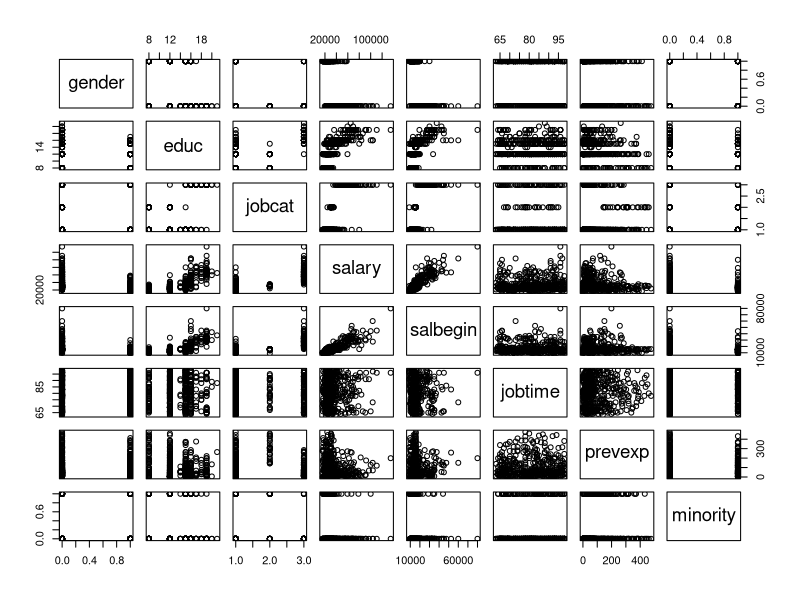
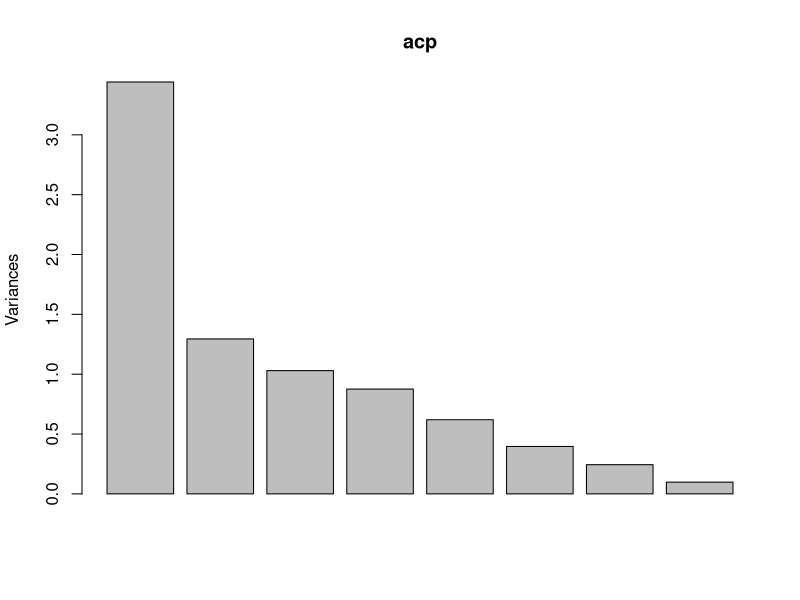
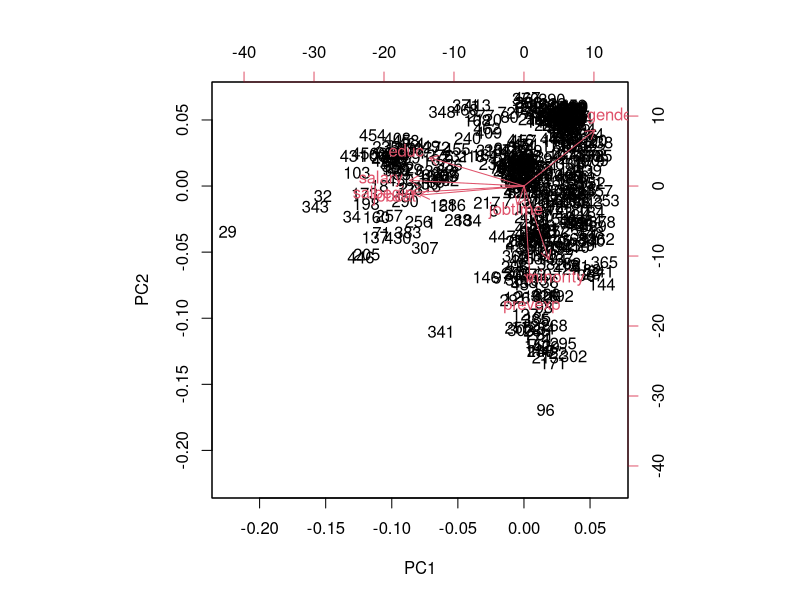

Write R code to recreate these figures, in order.
load_data <- function() {
    data <- read.csv('files/Employee_data.csv')
    return(data)
}

main <- function(){
    data <- load_data()
    data$id <- NULL

    png('images/correlation-plot.png')
    plot(data)
    dev.off()

    matrix <- cor(data)
    print("     --- Corelation Matrix ---")
    print(matrix)

    print("")
    print("     --- Corelation Summary ---")
    print(symnum(matrix))

    print("")
    print("     --- ACP ---")
    acp <- prcomp(data, scale=TRUE)
    print(summary(acp))
    png('images/acp-plot.png')
    plot(acp)
    dev.off()

    print("")
    print("     --- ACP Rotation ---")
    print(acp$rotation)
    
    png('images/bi-plot.png')
    biplot(acp)
    dev.off()
}

main()